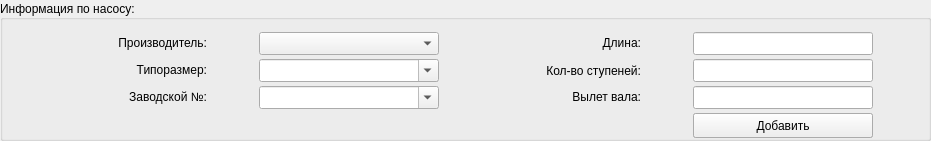
     <widget class="QGroupBox" name="groupSealInfo">
      <property name="geometry">
       <rect>
        <x>400</x>
        <y>10</y>
        <width>931</width>
        <height>141</height>
       </rect>
      </property>
      <property name="title">
       <string>Информация по насосу:</string>
      </property>
      <property name="alignment">
       <set>Qt::AlignLeading|Qt::AlignLeft|Qt::AlignVCenter</set>
      </property>
      <widget class="QWidget" name="gridLayoutWidget">
       <property name="geometry">
        <rect>
         <x>10</x>
         <y>30</y>
         <width>911</width>
         <height>111</height>
        </rect>
       </property>
       <layout class="QGridLayout" name="gridSealInfo" rowstretch="0,0,0,0" columnstretch="1,0,0,0">
        <property name="horizontalSpacing">
         <number>5</number>
        </property>
        <property name="verticalSpacing">
         <number>2</number>
        </property>
        <item row="0" column="0">
         <widget class="QLabel" name="lbl1">
          <property name="sizePolicy">
           <sizepolicy hsizetype="Fixed" vsizetype="Fixed">
            <horstretch>0</horstretch>
            <verstretch>0</verstretch>
           </sizepolicy>
          </property>
          <property name="minimumSize">
           <size>
            <width>150</width>
            <height>20</height>
           </size>
          </property>
          <property name="maximumSize">
           <size>
            <width>150</width>
            <height>20</height>
           </size>
          </property>
          <property name="text">
           <string>Производитель:</string>
          </property>
          <property name="alignment">
           <set>Qt::AlignRight|Qt::AlignTrailing|Qt::AlignVCenter</set>
          </property>
         </widget>
        </item>
        <item row="1" column="3">
         <widget class="QLineEdit" name="txtStages">
          <property name="sizePolicy">
           <sizepolicy hsizetype="Fixed" vsizetype="Fixed">
            <horstretch>0</horstretch>
            <verstretch>0</verstretch>
           </sizepolicy>
          </property>
          <property name="minimumSize">
           <size>
            <width>180</width>
            <height>23</height>
           </size>
          </property>
          <property name="maximumSize">
           <size>
            <width>180</width>
            <height>23</height>
           </size>
          </property>
          <property name="focusPolicy">
           <enum>Qt::ClickFocus</enum>
          </property>
          <property name="toolTip">
           <string>Кол-во ступеней</string>
          </property>
          <property name="inputMethodHints">
           <set>Qt::ImhNone</set>
          </property>
          <property name="readOnly">
           <bool>true</bool>
          </property>
         </widget>
        </item>
        <item row="1" column="0">
         <widget class="QLabel" name="lbl2">
          <property name="sizePolicy">
           <sizepolicy hsizetype="Fixed" vsizetype="Fixed">
            <horstretch>0</horstretch>
            <verstretch>0</verstretch>
           </sizepolicy>
          </property>
          <property name="minimumSize">
           <size>
            <width>150</width>
            <height>20</height>
           </size>
          </property>
          <property name="maximumSize">
           <size>
            <width>150</width>
            <height>20</height>
           </size>
          </property>
          <property name="text">
           <string>Типоразмер:</string>
          </property>
          <property name="alignment">
           <set>Qt::AlignRight|Qt::AlignTrailing|Qt::AlignVCenter</set>
          </property>
         </widget>
        </item>
        <item row="3" column="3">
         <widget class="QWidget" name="widget_7" native="true">
          <property name="sizePolicy">
           <sizepolicy hsizetype="Fixed" vsizetype="Fixed">
            <horstretch>0</horstretch>
            <verstretch>0</verstretch>
           </sizepolicy>
          </property>
          <property name="minimumSize">
           <size>
            <width>180</width>
            <height>25</height>
           </size>
          </property>
          <property name="maximumSize">
           <size>
            <width>180</width>
            <height>25</height>
           </size>
          </property>
          <widget class="QPushButton" name="btnseal_New">
           <property name="geometry">
            <rect>
             <x>0</x>
             <y>0</y>
             <width>180</width>
             <height>25</height>
            </rect>
           </property>
           <property name="sizePolicy">
            <sizepolicy hsizetype="Maximum" vsizetype="Fixed">
             <horstretch>0</horstretch>
             <verstretch>0</verstretch>
            </sizepolicy>
           </property>
           <property name="minimumSize">
            <size>
             <width>180</width>
             <height>25</height>
            </size>
           </property>
           <property name="maximumSize">
            <size>
             <width>180</width>
             <height>25</height>
            </size>
           </property>
           <property name="text">
            <string>Добавить</string>
           </property>
          </widget>
          <widget class="QPushButton" name="btnseal_Save">
           <property name="geometry">
            <rect>
             <x>0</x>
             <y>0</y>
             <width>100</width>
             <height>25</height>
            </rect>
           </property>
           <property name="sizePolicy">
            <sizepolicy hsizetype="Maximum" vsizetype="Fixed">
             <horstretch>0</horstretch>
             <verstretch>0</verstretch>
            </sizepolicy>
           </property>
           <property name="minimumSize">
            <size>
             <width>100</width>
             <height>25</height>
            </size>
           </property>
           <property name="maximumSize">
            <size>
             <width>100</width>
             <height>25</height>
            </size>
           </property>
           <property name="text">
            <string>Сохранить</string>
           </property>
          </widget>
          <widget class="QPushButton" name="btnseal_Cancel">
           <property name="geometry">
            <rect>
             <x>100</x>
             <y>0</y>
             <width>80</width>
             <height>25</height>
            </rect>
           </property>
           <property name="minimumSize">
            <size>
             <width>80</width>
             <height>25</height>
            </size>
           </property>
           <property name="maximumSize">
            <size>
             <width>85</width>
             <height>25</height>
            </size>
           </property>
           <property name="text">
            <string>Отмена</string>
           </property>
          </widget>
          <zorder>btnseal_Save</zorder>
          <zorder>btnseal_Cancel</zorder>
          <zorder>btnseal_New</zorder>
         </widget>
        </item>
        <item row="1" column="1">
         <widget class="QComboBox" name="cmbType">
          <property name="enabled">
           <bool>true</bool>
          </property>
          <property name="sizePolicy">
           <sizepolicy hsizetype="Expanding" vsizetype="Preferred">
            <horstretch>0</horstretch>
            <verstretch>0</verstretch>
           </sizepolicy>
          </property>
          <property name="minimumSize">
           <size>
            <width>180</width>
            <height>23</height>
           </size>
          </property>
          <property name="maximumSize">
           <size>
            <width>180</width>
            <height>23</height>
           </size>
          </property>
          <property name="toolTip">
           <string>Типоразмер</string>
          </property>
          <property name="editable">
           <bool>true</bool>
          </property>
         </widget>
        </item>
        <item row="0" column="1">
         <widget class="QComboBox" name="cmbProducer">
          <property name="enabled">
           <bool>true</bool>
          </property>
          <property name="sizePolicy">
           <sizepolicy hsizetype="Preferred" vsizetype="Fixed">
            <horstretch>0</horstretch>
            <verstretch>0</verstretch>
           </sizepolicy>
          </property>
          <property name="minimumSize">
           <size>
            <width>180</width>
            <height>23</height>
           </size>
          </property>
          <property name="maximumSize">
           <size>
            <width>181</width>
            <height>23</height>
           </size>
          </property>
          <property name="toolTip">
           <string>Производитель</string>
          </property>
         </widget>
        </item>
        <item row="1" column="2">
         <widget class="QLabel" name="lbl5">
          <property name="sizePolicy">
           <sizepolicy hsizetype="Fixed" vsizetype="Fixed">
            <horstretch>0</horstretch>
            <verstretch>0</verstretch>
           </sizepolicy>
          </property>
          <property name="minimumSize">
           <size>
            <width>150</width>
            <height>20</height>
           </size>
          </property>
          <property name="maximumSize">
           <size>
            <width>150</width>
            <height>19</height>
           </size>
          </property>
          <property name="text">
           <string>Кол-во ступеней:</string>
          </property>
          <property name="alignment">
           <set>Qt::AlignRight|Qt::AlignTrailing|Qt::AlignVCenter</set>
          </property>
         </widget>
        </item>
        <item row="2" column="1">
         <widget class="QComboBox" name="cmbSerial">
          <property name="enabled">
           <bool>true</bool>
          </property>
          <property name="sizePolicy">
           <sizepolicy hsizetype="Expanding" vsizetype="Preferred">
            <horstretch>0</horstretch>
            <verstretch>0</verstretch>
           </sizepolicy>
          </property>
          <property name="minimumSize">
           <size>
            <width>180</width>
            <height>23</height>
           </size>
          </property>
          <property name="maximumSize">
           <size>
            <width>180</width>
            <height>23</height>
           </size>
          </property>
          <property name="toolTip">
           <string>Заводской номер</string>
          </property>
          <property name="editable">
           <bool>true</bool>
          </property>
         </widget>
        </item>
        <item row="2" column="0">
         <widget class="QLabel" name="lbl3">
          <property name="sizePolicy">
           <sizepolicy hsizetype="Fixed" vsizetype="Fixed">
            <horstretch>0</horstretch>
            <verstretch>0</verstretch>
           </sizepolicy>
          </property>
          <property name="minimumSize">
           <size>
            <width>150</width>
            <height>20</height>
           </size>
          </property>
          <property name="maximumSize">
           <size>
            <width>150</width>
            <height>20</height>
           </size>
          </property>
          <property name="text">
           <string>Заводской №:</string>
          </property>
          <property name="alignment">
           <set>Qt::AlignRight|Qt::AlignTrailing|Qt::AlignVCenter</set>
          </property>
         </widget>
        </item>
        <item row="0" column="2">
         <widget class="QLabel" name="lbl4">
          <property name="sizePolicy">
           <sizepolicy hsizetype="Fixed" vsizetype="Fixed">
            <horstretch>0</horstretch>
            <verstretch>0</verstretch>
           </sizepolicy>
          </property>
          <property name="minimumSize">
           <size>
            <width>150</width>
            <height>20</height>
           </size>
          </property>
          <property name="maximumSize">
           <size>
            <width>159</width>
            <height>20</height>
           </size>
          </property>
          <property name="text">
           <string>Длина:</string>
          </property>
          <property name="alignment">
           <set>Qt::AlignRight|Qt::AlignTrailing|Qt::AlignVCenter</set>
          </property>
         </widget>
        </item>
        <item row="2" column="3">
         <widget class="QLineEdit" name="txtShaft">
          <property name="sizePolicy">
           <sizepolicy hsizetype="Fixed" vsizetype="Fixed">
            <horstretch>0</horstretch>
            <verstretch>0</verstretch>
           </sizepolicy>
          </property>
          <property name="minimumSize">
           <size>
            <width>180</width>
            <height>23</height>
           </size>
          </property>
          <property name="maximumSize">
           <size>
            <width>180</width>
            <height>23</height>
           </size>
          </property>
          <property name="focusPolicy">
           <enum>Qt::ClickFocus</enum>
          </property>
          <property name="toolTip">
           <string>Вылет вала</string>
          </property>
          <property name="inputMethodHints">
           <set>Qt::ImhNone</set>
          </property>
          <property name="readOnly">
           <bool>true</bool>
          </property>
         </widget>
        </item>
        <item row="2" column="2">
         <widget class="QLabel" name="lbl6">
          <property name="sizePolicy">
           <sizepolicy hsizetype="Fixed" vsizetype="Fixed">
            <horstretch>0</horstretch>
            <verstretch>0</verstretch>
           </sizepolicy>
          </property>
          <property name="minimumSize">
           <size>
            <width>150</width>
            <height>20</height>
           </size>
          </property>
          <property name="maximumSize">
           <size>
            <width>150</width>
            <height>20</height>
           </size>
          </property>
          <property name="text">
           <string>Вылет вала:</string>
          </property>
          <property name="alignment">
           <set>Qt::AlignRight|Qt::AlignTrailing|Qt::AlignVCenter</set>
          </property>
         </widget>
        </item>
        <item row="0" column="3">
         <widget class="QLineEdit" name="txtLength">
          <property name="sizePolicy">
           <sizepolicy hsizetype="Fixed" vsizetype="Fixed">
            <horstretch>0</horstretch>
            <verstretch>0</verstretch>
           </sizepolicy>
          </property>
          <property name="minimumSize">
           <size>
            <width>180</width>
            <height>23</height>
           </size>
          </property>
          <property name="maximumSize">
           <size>
            <width>180</width>
            <height>23</height>
           </size>
          </property>
          <property name="focusPolicy">
           <enum>Qt::ClickFocus</enum>
          </property>
          <property name="toolTip">
           <string>Длина</string>
          </property>
          <property name="inputMethodHints">
           <set>Qt::ImhNone</set>
          </property>
          <property name="readOnly">
           <bool>true</bool>
          </property>
         </widget>
        </item>
       </layout>
      </widget>
     </widget>
